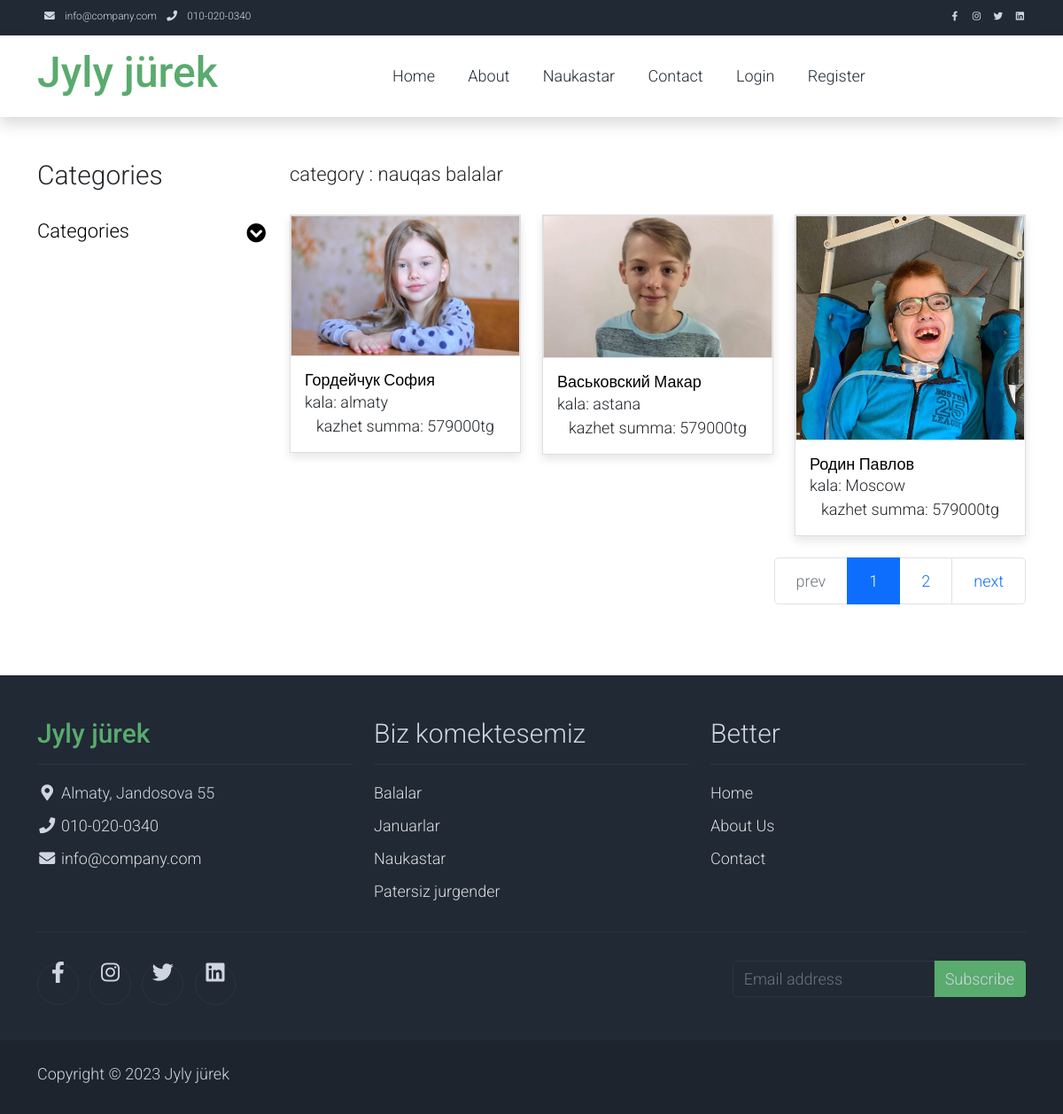
The page /zhurek/nauqas-balalar/ on the database its author committed.
### fond/models.py (models this page shows, shortened)
class Category(models.Model):
    name = models.CharField(max_length=250)
    slug = models.SlugField(unique=True, null=True, blank=True)
    poster = models.ImageField(null=True, blank=True, upload_to="category/photos/")
    created_at = models.DateTimeField(auto_now_add=True)
    def get_absolute_url(self):
        return reverse('category', kwargs={"slug": self.slug})

class Patient(models.Model):
    fullName = models.CharField(max_length=250)
    photo = models.ImageField(null=True, blank=True, upload_to="patient/photos/")
    description = models.TextField()
    address = models.CharField(max_length=250)
    moneySum = models.IntegerField(default=579000)
    jinalgany = models.IntegerField(default=123870)
    age = models.IntegerField(null=True, blank=True)
    disease = models.CharField(max_length=250)  # болезнь
    isInvalid = models.BooleanField(default=True)
    category = models.ForeignKey(Category, on_delete=models.RESTRICT)
    created_at = models.DateTimeField(auto_now_add=True)
    users = models.ManyToManyField(MyUser, through="Fond")
    def get_absolute_url(self):
        return reverse('single_patient', kwargs={"cat_slug": self.category.slug, "pk": self.pk})

### fond/views.py (the view)
# urls.py: path('zhurek/<slug:slug>/', CategoryView.as_view(), name="category"),
class CategoryView(DataMixin, DetailView):
    model = Category
    template_name = "fond/detail_cat.html"
    def get_context_data(self, **kwargs):
        context = super(CategoryView, self).get_context_data(**kwargs)
        activ = self.data()
        context['page_obj'] = activ
        mixin = self.get_user_context(title="category")
        return dict(list(context.items()) + list(mixin.items()))
    def data(self):
        queryset = self.object.patient_set.all()
        paginator = Paginator(queryset, 3)
        page = self.request.GET.get('page')
        activities = paginator.get_page(page)
        return activities

### fond/utils.py (called while the page is built)
    def get_user_context(self, **kwargs):
        context = kwargs
        cats = Category.objects.all()
        context["cats"] = cats
        return context

### fond/templates/fond/detail_cat.html (shortened to what this page needs)
{% extends 'fond/base.html' %}
{% load static %}
{% block base %}
    <div class="container py-5">
        <div class="row">
            <div class="col-lg-3">
                <h1 class="h2 pb-4">Categories</h1>
                <ul class="list-unstyled templatemo-accordion">
                    <li class="pb-3">
                        <a class="collapsed d-flex justify-content-between h3 text-decoration-none" href="#">
                            Categories
                            <i class="fa fa-fw fa-chevron-circle-down mt-1"></i>
                        </a>
                    </li>
                </ul>
            </div>
            <div class="col-lg-9">
            <div class="col-md-6">
                        <ul class="list-inline shop-top-menu pb-3 pt-1">
                            <li class="list-inline-item">
                                <a class="h3 text-dark text-decoration-none mr-3" href="#">category : {{ object.name }}</a>
                            </li>
                        </ul>
                    </div>
                <div class="row">
                    {% for electronica in page_obj %}
                        <div class="col-md-4">
                            <div class="card mb-4 product-wap rounded-0">
                                <div class="card rounded-0">
                                    <img class="card-img rounded-0 img-fluid" src="{{ electronica.photo.url }}" alt="...">
                                </div>
                                <div class="card-body">
                                    <a href="{{ electronica.get_absolute_url }}" class="h3 text-decoration-none">{{ electronica.fullName }}</a>
                                    <ul class="w-100 list-unstyled d-flex justify-content-between mb-0">
                                        <li>kala: {{ electronica.address }}</li>
                                    </ul>
                                    <p class="text-center mb-0">kazhet summa:  {{ electronica.moneySum }}tg</p>
                                </div>
                            </div>
                        </div>
                    {% endfor %}
                </div>
                <div class="row">
                    <ul class="pagination pagination-lg justify-content-end">
                        {% if page_obj.has_previous %}
                            <li class="page-item">
                                <a class="page-link" href="?page={{ page_obj.previous_page_number }}">prev</a>
                            </li>
                        {% else %}
                            <li class="page-item disabled">
                                <a class="page-link" href="#" tabindex="-1" aria-disabled="true">prev</a>
                            </li>
                        {% endif %}
                        {% for i in page_obj.paginator.page_range %}
                            {% if i == page_obj.number %}
                                <li class="page-item active"><a class="page-link">{{ i }}</a></li>
                            {% else %}
                                <li class="page-item"><a class="page-link" href="?page={{ i }}">{{ i }}</a></li>
                            {% endif %}
                        {% endfor %}
                        {% if page_obj.has_next %}
                            <li class="page-item">
                                <a class="page-link" href="?page={{ page_obj.next_page_number }}">next</a>
                            </li>
                        {% else %}
                            <li class="page-item disabled">
                                <a class="page-link" href="#" tabindex="-1" aria-disabled="true">next</a>
                            </li>
                        {% endif %}
                    </ul>
                </div>
            </div>
        </div>
    </div>
{% endblock base %}

### static/assets/css/templatemo.css (style rules this page uses)
body, ul, li, p, a, label, input, div { font-family: 'Roboto', sans-serif; font-size: 18px !important; font-weight: 300 !important; }
.h2 { font-family: 'Roboto', sans-serif; font-size: 30px !important; font-weight: 300; }
.h3 { font-family: 'Roboto', sans-serif; font-size: 22px !important; }
.templatemo-accordion a { color: #000; }
.product-wap { box-shadow: 0px 5px 10px 0px rgba(0, 0, 0, 0.10); }
.card.product-wap a { color: #000; }
.product-wap .h3, .product-wap li, .product-wap i, .product-wap p { font-size: 12px !important; }
@media (min-width: 992px) { .product-wap .h3, .product-wap li, .product-wap i, .product-wap p { font-size: 18px !important; } }

### rows shown on the page
Category: name "nauqas balalar"
Patient: photo (picture), fullName "Гордейчук София", address "almaty", moneySum "579000"
Patient: photo (picture), fullName "Васьковский Макар", address "astana", moneySum "579000"
Patient: photo (picture), fullName "Родин Павлов", address "Moscow", moneySum "579000"

### other values the page prints
{{ i }} "1"
{{ i }} "2"
